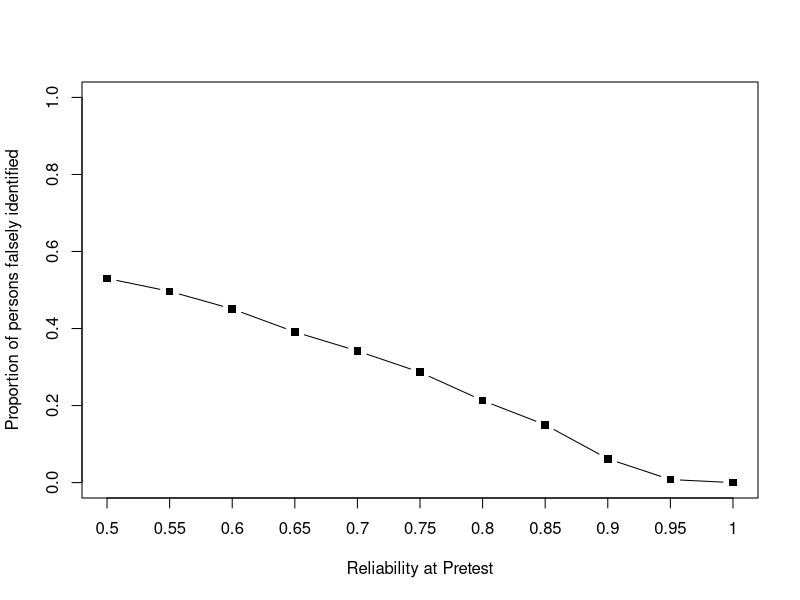

Write R code to recreate this figure.
##### Toy example to show that RCI is not qualified as a norming method #####
##### Zhengguo Gu Tilburg University 


sample_size <- 10000000

T1 <- rnorm(sample_size, 0, sqrt(8.45^2*0.9)) 
E1 <- rnorm(sample_size, 0, sqrt(8.45^2*0.1))

X1 <- T1 + E1 
sd(X1)
rel_x <- var(T1)/var(X1)
SE <- sd(X1)*sqrt(1-rel_x )
sdiff <- sqrt(2*SE^2)
RCInorm <- sdiff*1.96


sample_size <- 10000
rel_sample <- c(.5, .55, .6, .65, .7, .75, .8, .85, .9, .95, 1)
false_reliaChange <- array()
rel_samp1 <- array()
rel_samp2 <- array()
for(i in 1:length(rel_sample)){
  samp_T1 <- sample(T1, size=sample_size, replace=FALSE)
  samp_X1 <- samp_T1 + rnorm(sample_size, 0, sqrt(var(samp_T1)/rel_sample[i]-var(samp_T1)))
  rel_samp1[i] <- var(samp_T1)/var(samp_X1)

#suppose no change in True scores.
  samp_X2 <- samp_T1 + rnorm(sample_size, 0, sqrt(var(samp_T1)/rel_sample[i]-var(samp_T1)))
  rel_samp2[i] <- var(samp_T1)/var(samp_X2)
  false_reliaChange[i] <- sum(abs(samp_X2 - samp_X1)>7)/sample_size
  
}


plot(false_reliaChange, type = "b", xlab = "Reliability at Pretest", ylab = "Proportion of persons falsely identified", xaxt="n", ylim = c(0, 1), pch = 15)
axis(1, at=1:11,labels=rel_sample, las=1)


